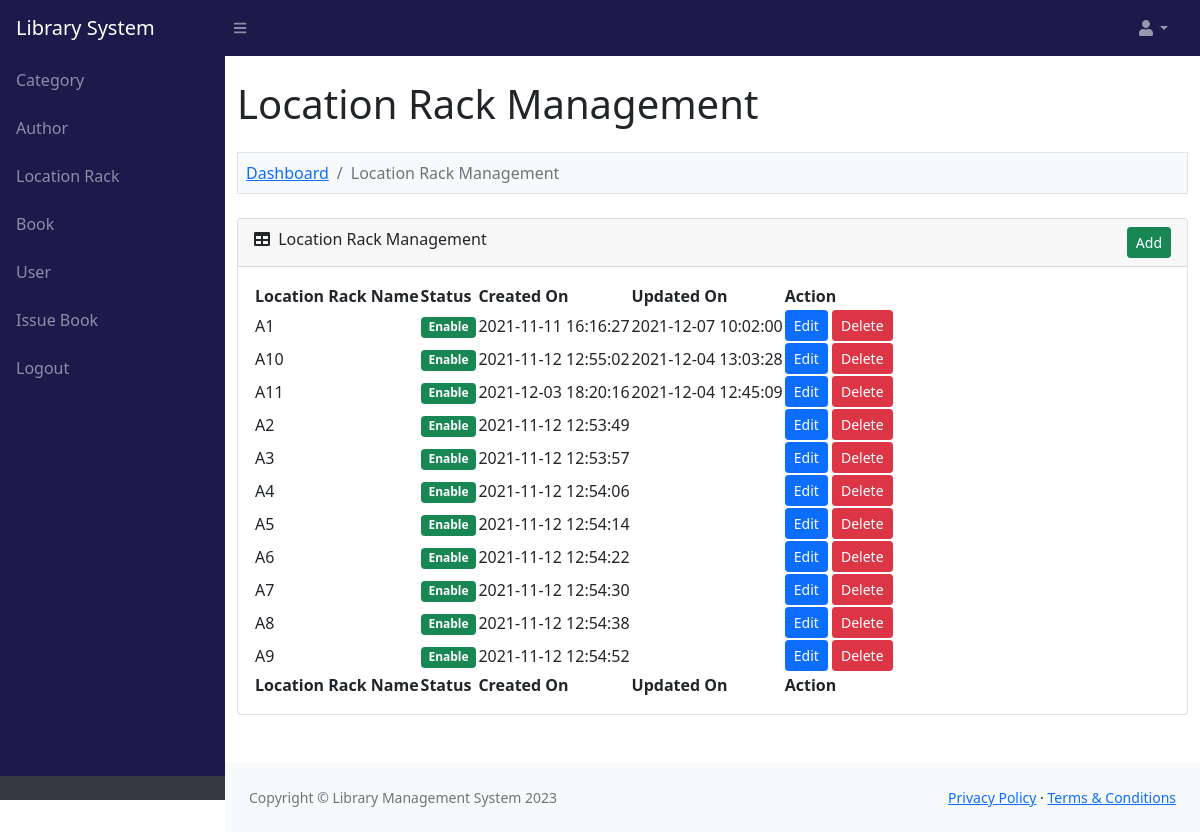
The page /admin/location_rack.php (signed in) on the database its author committed.
### tables this page shows
CREATE TABLE `lms_location_rack` (
  `location_rack_id` int(11) NOT NULL,
  `location_rack_name` varchar(200) NOT NULL,
  `location_rack_status` enum('Enable','Disable') NOT NULL,
  `location_rack_created_on` varchar(30) NOT NULL,
  `location_rack_updated_on` varchar(30) NOT NULL
);

### function.php (called while the page is built, shortened)
<?php
function convert_data($string, $action = 'encrypt')
{
	$encrypt_method = "AES-256-CBC";
	$secret_key = 'AA74CDCC2BBRT935136HH7B63C27';
	$secret_iv = '5fgf5HJ5g27';
	$key = hash('sha256', $secret_key);
	$iv = substr(hash('sha256', $secret_iv), 0, 16);
	if ($action == 'encrypt') {
		$output = openssl_encrypt($string, $encrypt_method, $key, 0, $iv);
		$output = base64_encode($output);
	} else if ($action == 'decrypt') {
		$output = openssl_decrypt(base64_decode($string), $encrypt_method, $key, 0, $iv);
	}
	return $output;
}
?>

### admin/location_rack.php (the view, shortened to what this page needs)
<?php
include '../database_connection.php';
include '../function.php';
$error = '';
$query = "
	SELECT * FROM lms_location_rack
    ORDER BY location_rack_name ASC
";
$statement = $connect->prepare($query);
$statement->execute();
include '../header.php';
?>
<div class="container-fluid py-4" style="min-height: 700px;">
	<h1>Location Rack Management</h1>
	<?php
	if(isset($_GET["action"]))
	{
		if($_GET["action"] == 'add')
		{
		?>
	<ol class="breadcrumb mt-4 mb-4 bg-light p-2 border">
		<li class="breadcrumb-item"><a href="index.php">Dashboard</a></li>
		<li class="breadcrumb-item"><a href="category.php">Location Rack Management</a></li>
		<li class="breadcrumb-item active">Add Location Rack</li>
	</ol>
	<div class="row">
		<div class="col-md-6">
			<?php
			if($error != '')
			{
				echo '
				<div class="alert alert-danger alert-dismissible fade show" role="alert"><ul class="list-unstyled">'.$error.'</ul> <button type="button" class="btn-close" data-bs-dismiss="alert" aria-label="Close"></button></div>
				';
			}
			?>
			<div class="card mb-4">
				<div class="card-header">
					<i class="fas fa-user-plus"></i> Add New Location Rack
                </div>
                <div class="card-body">
                	<form method="post">
                		<div class="mb-3">
                			<label class="form-label">Location Rack Name</label>
                			<input type="text" name="location_rack_name" id="location_rack_name" class="form-control" />
                		</div>
                		<div class="mt-4 mb-0">
                			<input type="submit" name="add_location_rack" class="btn btn-success" value="Add" />
                		</div>
                	</form>
                </div>
            </div>
		</div>
	</div>
		<?php
		}
		else if($_GET["action"] == 'edit')
		{
			$location_rack_id = convert_data($_GET["code"], 'decrypt');
			if($location_rack_id > 0)
			{
				$query = "
				SELECT * FROM lms_location_rack
                WHERE location_rack_id = '$location_rack_id'
				";
				$location_rack_result = $connect->query($query);
				foreach($location_rack_result as $location_rack_row)
				{
	?>
	<ol class="breadcrumb mt-4 mb-4 bg-light p-2 border">
		<li class="breadcrumb-item"><a href="index.php">Dashboard</a></li>
        <li class="breadcrumb-item"><a href="location_rack.php">Location Rack Management</a></li>
        <li class="breadcrumb-item active">Edit Location Rack</li>
    </ol>
    <div class="row">
    	<div class="col-md-6">
    		<div class="card mb-4">
    			<div class="card-header">
    				<i class="fas fa-user-edit"></i> Edit Location Rack Details
                </div>
                <div class="card-body">
                	<form method="post">
                		<div class="mb-3">
                			<label class="form-label">Location Rack Name</label>
                			<input type="text" name="location_rack_name" id="location_rack_name" class="form-control" value="<?php echo $location_rack_row["location_rack_name"]; ?>" />
                		</div>
                		<div class="mt-4 mb-0">
                			<input type="hidden" name="location_rack_id" value="<?php echo $_GET['code']; ?>" />
                			<input type="submit" name="edit_location_rack" class="btn btn-primary" value="Edit" />
                		</div>
                	</form>
                </div>
            </div>
    	</div>
    </div>
	<?php
				}
			}
		}
	}
	else
	{
	?>
	<ol class="breadcrumb mt-4 mb-4 bg-light p-2 border">
		<li class="breadcrumb-item"><a href="index.php">Dashboard</a></li>
		<li class="breadcrumb-item active">Location Rack Management</li>
	</ol>
	<div class="card mb-4">
		<div class="card-header">
			<div class="row">
				<div class="col col-md-6">
					<i class="fas fa-table me-1"></i> Location Rack Management
				</div>
				<div class="col col-md-6" align="right">
					<a href="location_rack.php?action=add" class="btn btn-success btn-sm">Add</a>
				</div>
			</div>
		</div>
		<div class="card-body">
			<table id="datatablesSimple">
				<thead>
					<tr>
						<th>Location Rack Name</th>
                        <th>Status</th>
                        <th>Created On</th>
                        <th>Updated On</th>
                        <th>Action</th>
					</tr>
				</thead>
				<tfoot>
					<tr>
						<th>Location Rack Name</th>
                        <th>Status</th>
                        <th>Created On</th>
                        <th>Updated On</th>
                        <th>Action</th>
					</tr>
				</tfoot>
				<tbody>
				<?php
				if($statement->rowCount() > 0)
				{
					foreach($statement->fetchAll() as $row)
					{
						$location_rack_status = '';
						if($row['location_rack_status'] == 'Enable')
						{
							$location_rack_status = '<div class="badge bg-success">Enable</div>';
						}
						else
						{
							$location_rack_status = '<div class="badge bg-danger">Disable</div>';
						}
						echo '
						<tr>
							<td>'.$row["location_rack_name"].'</td>
							<td>'.$location_rack_status.'</td>
							<td>'.$row["location_rack_created_on"].'</td>
							<td>'.$row["location_rack_updated_on"].'</td>
							<td>
								<a href="location_rack.php?action=edit&code='.convert_data($row["location_rack_id"]).'" class="btn btn-sm btn-primary">Edit</a>
								<button type="button" name="delete_button" class="btn btn-danger btn-sm" onclick="delete_data(`'.$row["location_rack_id"].'`, `'.$row["location_rack_status"].'`)">Delete</button>
							</td>
						</tr>
						';
					}
				}
				else
				{
					echo '
					<tr>
						<td colspan="5" class="text-center">No Data Found</td>
					</tr>
					';
				}
				?>
				</tbody>
			</table>
		</div>
	</div>
	<?php
	}
	?>
</div>
<?php
include '../footer.php';
?>

### rows shown on the page
lms_location_rack: location_rack_name "A1", location_rack_status "Enable", location_rack_created_on "2021-11-11 16:16:27", location_rack_updated_on "2021-12-07 10:02:00"
lms_location_rack: location_rack_name "A10", location_rack_status "Enable", location_rack_created_on "2021-11-12 12:55:02", location_rack_updated_on "2021-12-04 13:03:28"
lms_location_rack: location_rack_name "A11", location_rack_status "Enable", location_rack_created_on "2021-12-03 18:20:16", location_rack_updated_on "2021-12-04 12:45:09"
lms_location_rack: location_rack_name "A2", location_rack_status "Enable", location_rack_created_on "2021-11-12 12:53:49"
lms_location_rack: location_rack_name "A3", location_rack_status "Enable", location_rack_created_on "2021-11-12 12:53:57"
lms_location_rack: location_rack_name "A4", location_rack_status "Enable", location_rack_created_on "2021-11-12 12:54:06"
lms_location_rack: location_rack_name "A5", location_rack_status "Enable", location_rack_created_on "2021-11-12 12:54:14"
lms_location_rack: location_rack_name "A6", location_rack_status "Enable", location_rack_created_on "2021-11-12 12:54:22"
lms_location_rack: location_rack_name "A7", location_rack_status "Enable", location_rack_created_on "2021-11-12 12:54:30"
lms_location_rack: location_rack_name "A8", location_rack_status "Enable", location_rack_created_on "2021-11-12 12:54:38"
lms_location_rack: location_rack_name "A9", location_rack_status "Enable", location_rack_created_on "2021-11-12 12:54:52"
